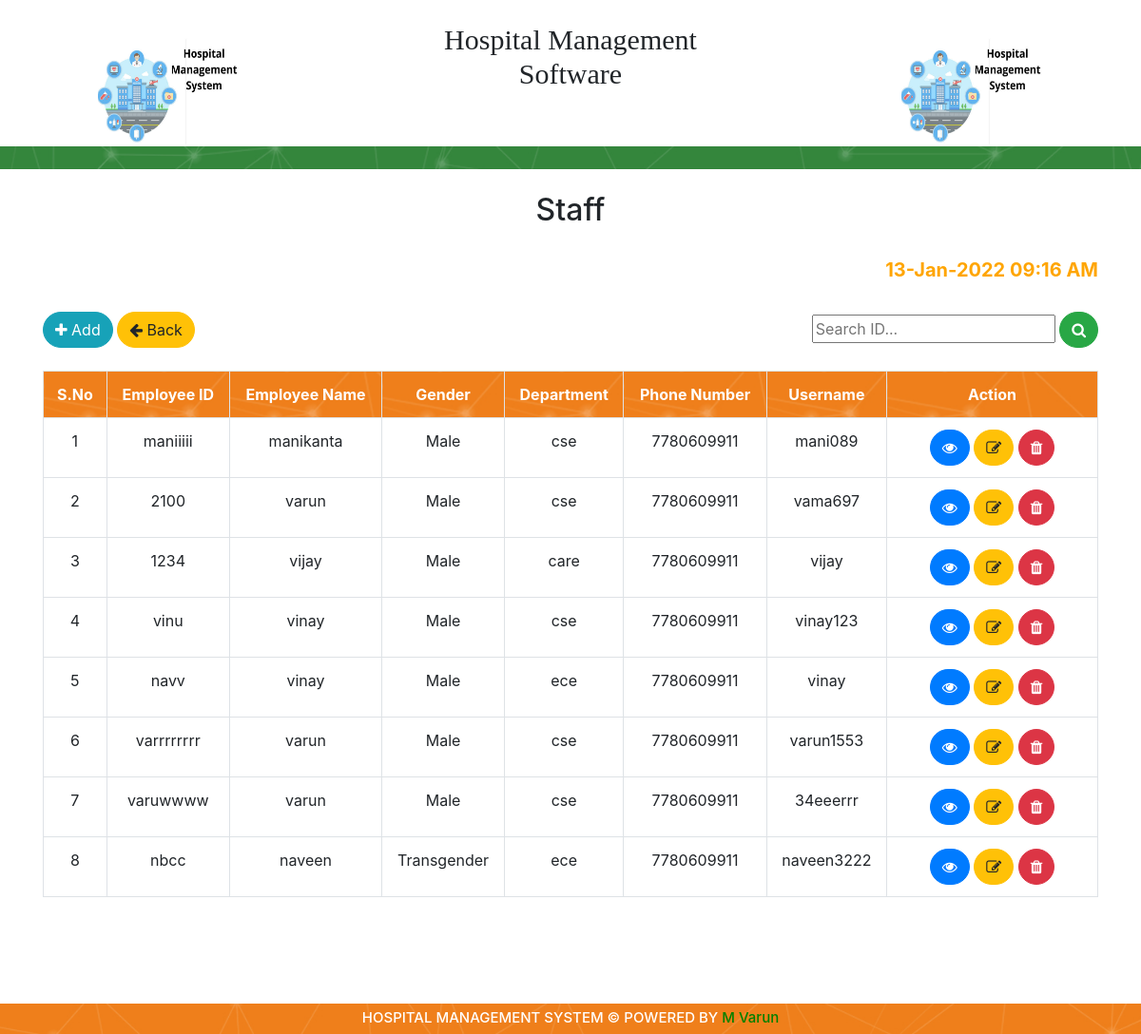
The app's page /Staff_Details/index.php (signed in) with its own data.
### tables this page shows
CREATE TABLE `staff_registration` (
  `id` int(11) NOT NULL AUTO_INCREMENT,
  `Employee_Name` varchar(50) DEFAULT NULL,
  `Employee_ID` varchar(50) DEFAULT NULL,
  `Department` varchar(45) DEFAULT NULL,
  `Designation` varchar(45) DEFAULT NULL,
  `Date_of_Join` varchar(45) DEFAULT NULL,
  `Role` varchar(45) DEFAULT NULL,
  `Aadhar_Number` varchar(45) DEFAULT NULL,
  `Relation_Name` varchar(45) DEFAULT NULL,
  `Gender` varchar(45) DEFAULT NULL,
  `Blood_Group` varchar(45) DEFAULT NULL,
  `Date_of_Birth` varchar(45) DEFAULT NULL,
  `Age` varchar(45) DEFAULT NULL,
  `Employee_Mobile_Number` varchar(45) DEFAULT NULL,
  `Emergency_Mobile_Number` varchar(45) DEFAULT NULL,
  `Email` varchar(45) DEFAULT NULL,
  `Pincode` varchar(45) DEFAULT NULL,
  `Address` varchar(45) DEFAULT NULL,
  `Landmark` varchar(45) DEFAULT NULL,
  `Photo` varchar(45) DEFAULT NULL,
  `Username` varchar(45) DEFAULT NULL,
  `Password` varchar(45) DEFAULT NULL,
  `created_by` int(11) DEFAULT NULL,
  `created_datetime` datetime DEFAULT NULL,
  `updated_by` int(11) DEFAULT NULL,
  `updated_datetime` datetime DEFAULT NULL,
  `deleted_by` int(11) DEFAULT NULL,
  `deleted_datetime` datetime DEFAULT NULL,
  `status` enum('Active','Inactive','Deleted') DEFAULT 'Active',
  PRIMARY KEY (`id`),
  UNIQUE KEY `Employee_ID_UNIQUE` (`Employee_ID`),
  UNIQUE KEY `Aadhar_Number_UNIQUE` (`Aadhar_Number`),
  UNIQUE KEY `Username_UNIQUE` (`Username`)
);

### Staff_Details/index.php (the view, shortened to what this page needs)
<?php
include '../dbConfig.php';
?>
<!DOCTYPE html>
<html>
<head>
	<link rel="stylesheet" href="https://cdnjs.cloudflare.com/ajax/libs/font-awesome/4.7.0/css/font-awesome.min.css">
	<link rel="stylesheet" href="https://stackpath.bootstrapcdn.com/bootstrap/4.3.1/css/bootstrap.min.css">
	<link rel="stylesheet" href="https://cdnjs.cloudflare.com/ajax/libs/select2/4.0.10/css/select2.min.css">
</head>
<body>
	<?php include '../header.php'; ?>
	<br>
			<div class="container">
					<h2 align="center">Staff</h2><br>
					<h5 style="text-align: right;"> <b style="color:orange;">  <?php echo date('d-M-Y h:i A'); ?></b> </h5><br>
					<div class="row">
						<div class="col-md-4">
							<a href="../staff_registration/" class="btn btn-info"><i class="fa fa-plus"></i> Add</a>
							<a href="../Dashboard/" class="btn btn-warning"><i class="fa fa-arrow-left" ></i> Back</a>
						</div>
						<div class="col-md-8 text-right">
							<form method="post">
							<input type="text" value="" name="Search" placeholder="Search ID...">
							<button class="btn btn-success" name="searchBtn"><i class="fa fa-search"></i></button>
						</form>
						</div>
					</div><br>
			<div class="row">
				<div class="col-md-12">
					<table class="table table-bordered ">
						<tr>
							<th>S.No</th>
							<th>Employee ID</th>
							<th>Employee Name</th>
							<th>Gender</th>
							<th>Department</th>
							<th>Phone Number</th>
							<th>Username</th>
							<th width="20%">Action</th>
						</tr>
						<?php
							$s=1;
							if(isset($_POST['searchBtn']))
							{
								$search = $_POST['Search'];
								$query = "select * from staff_registration where Employee_ID like '%$search%'";
							}
							else
							{
								$query = "select * from staff_registration";
							}
							$result1 = mysqli_query($conn,$query);
							while($row = mysqli_fetch_array($result1))
							{
						 ?>
						<tr>
							<td><?php echo $s++; ?></td>
							<td><?php echo $row['Employee_ID']; ?></td>
							<td><?php echo $row['Employee_Name']; ?></td>
							<td><?php echo $row['Gender']; ?></td>
							<td><?php echo $row['Department']; ?></td>
							<td><?php echo $row['Employee_Mobile_Number']; ?></td>
							<td><?php echo $row['Username']; ?></td>
							<td>
								<a href="../staff_profile/?id=<?php echo $row['id']; ?>" class="btn btn-primary"><i class="fa fa-eye" title="View"></i></a>
								<a href="../update_staff_profile/?id=<?php echo $row['id']; ?>"  class="btn btn-warning"><i class="fa fa-edit" title="Update"></i></a>
								<a title="Delete" href="../Staff_Details/?deleteId=<?php echo $row['id']; ?>" class="btn btn-danger"><i class="fa fa-trash" title="Delete"></i></a>
							</td>
						</tr>
					        <?php } ?>
							</table>
					</div>
				</div>
			</div>
	<br>
	<br>
    <br>
    <br>
	<?php include '../footer.php'; ?>
</body>
</html>

### Staff_Details/index.php (style rules this page uses)
th { background-image: url('../images/bg1.jpg'); color: white; text-align: center; }
td { text-align: center; }
.btn { border-radius: 20px !important; }

### records on screen
staff_registration: Employee_ID "maniiiii", Employee_Name "manikanta", Gender "Male", Department "cse", Employee_Mobile_Number "7780609911", Username "mani089"
staff_registration: Employee_ID "2100", Employee_Name "varun", Gender "Male", Department "cse", Employee_Mobile_Number "7780609911", Username "vama697"
staff_registration: Employee_ID "1234", Employee_Name "vijay", Gender "Male", Department "care", Employee_Mobile_Number "7780609911", Username "vijay"
staff_registration: Employee_ID "vinu", Employee_Name "vinay", Gender "Male", Department "cse", Employee_Mobile_Number "7780609911", Username "vinay123"
staff_registration: Employee_ID "navv", Employee_Name "vinay", Gender "Male", Department "ece", Employee_Mobile_Number "7780609911", Username "vinay"
staff_registration: Employee_ID "varrrrrrrr", Employee_Name "varun", Gender "Male", Department "cse", Employee_Mobile_Number "7780609911", Username "varun1553"
staff_registration: Employee_ID "varuwwww", Employee_Name "varun", Gender "Male", Department "cse", Employee_Mobile_Number "7780609911", Username "34eeerrr"
staff_registration: Employee_ID "nbcc", Employee_Name "naveen", Gender "Transgender", Department "ece", Employee_Mobile_Number "7780609911", Username "naveen3222"
